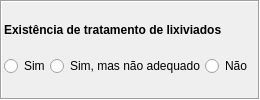
          <widget class="QFrame" name="frame_29">
           <property name="sizePolicy">
            <sizepolicy hsizetype="Preferred" vsizetype="Fixed">
             <horstretch>0</horstretch>
             <verstretch>0</verstretch>
            </sizepolicy>
           </property>
           <property name="frameShape">
            <enum>QFrame::Box</enum>
           </property>
           <property name="frameShadow">
            <enum>QFrame::Sunken</enum>
           </property>
           <layout class="QHBoxLayout" name="horizontalLayout_51" stretch="0">
            <property name="spacing">
             <number>2</number>
            </property>
            <property name="leftMargin">
             <number>2</number>
            </property>
            <property name="topMargin">
             <number>2</number>
            </property>
            <property name="rightMargin">
             <number>2</number>
            </property>
            <property name="bottomMargin">
             <number>2</number>
            </property>
            <item>
             <layout class="QVBoxLayout" name="verticalLayout_60">
              <property name="spacing">
               <number>0</number>
              </property>
              <item>
               <widget class="QLabel" name="lbTratamentoLixiviado">
                <property name="sizePolicy">
                 <sizepolicy hsizetype="Preferred" vsizetype="Fixed">
                  <horstretch>0</horstretch>
                  <verstretch>0</verstretch>
                 </sizepolicy>
                </property>
                <property name="text">
                 <string>&lt;html&gt;&lt;head/&gt;&lt;body&gt;&lt;p align=&quot;justify&quot;&gt;&lt;span style=&quot; font-weight:600;&quot;&gt;Existência de tratamento de lixiviados&lt;/span&gt;&lt;/p&gt;&lt;/body&gt;&lt;/html&gt;</string>
                </property>
               </widget>
              </item>
              <item>
               <layout class="QGridLayout" name="gridLayout_41">
                <property name="verticalSpacing">
                 <number>2</number>
                </property>
                <item row="0" column="1">
                 <widget class="QRadioButton" name="rbTratamentoLixiviado_1">
                  <property name="sizePolicy">
                   <sizepolicy hsizetype="Preferred" vsizetype="Fixed">
                    <horstretch>0</horstretch>
                    <verstretch>0</verstretch>
                   </sizepolicy>
                  </property>
                  <property name="text">
                   <string>Sim, mas não adequado</string>
                  </property>
                 </widget>
                </item>
                <item row="0" column="0">
                 <widget class="QRadioButton" name="rbTratamentoLixiviado_0">
                  <property name="sizePolicy">
                   <sizepolicy hsizetype="Preferred" vsizetype="Fixed">
                    <horstretch>0</horstretch>
                    <verstretch>0</verstretch>
                   </sizepolicy>
                  </property>
                  <property name="text">
                   <string>Sim</string>
                  </property>
                 </widget>
                </item>
                <item row="0" column="2">
                 <widget class="QRadioButton" name="rbTratamentoLixiviado_2">
                  <property name="sizePolicy">
                   <sizepolicy hsizetype="Preferred" vsizetype="Fixed">
                    <horstretch>0</horstretch>
                    <verstretch>0</verstretch>
                   </sizepolicy>
                  </property>
                  <property name="text">
                   <string>Não </string>
                  </property>
                 </widget>
                </item>
               </layout>
              </item>
             </layout>
            </item>
           </layout>
          </widget>
